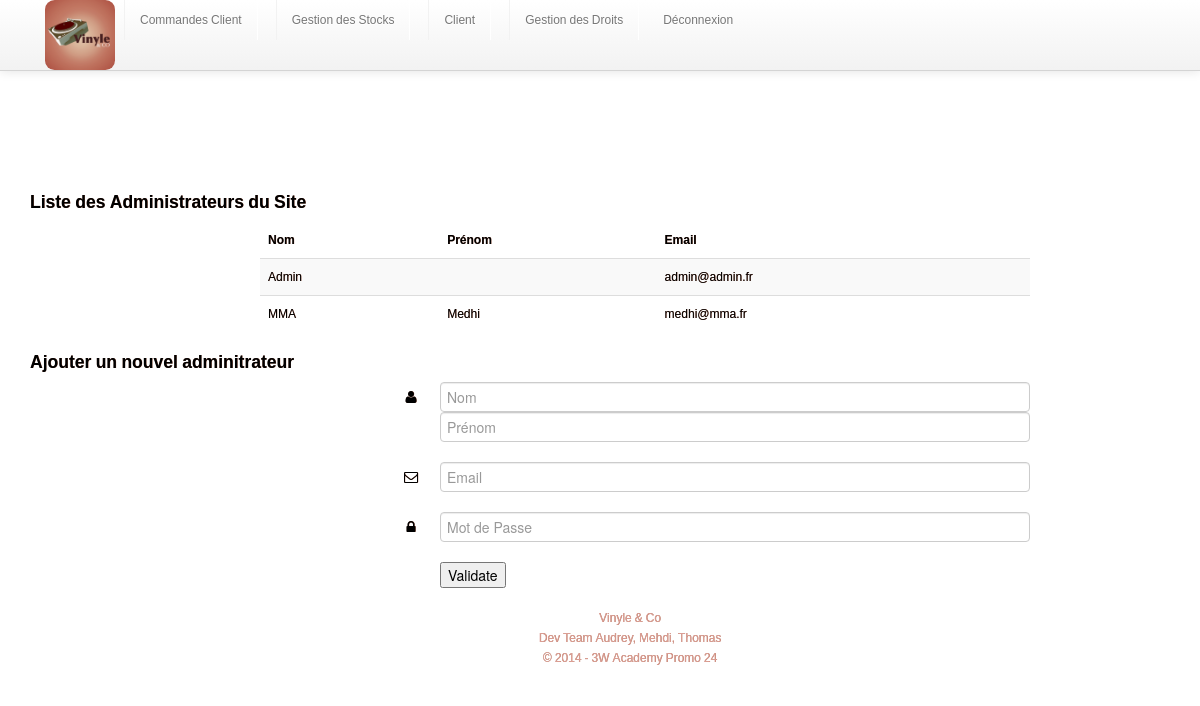
Page /index.php?admin=ok&backendpage=backendAdmin (signed in) on the committed database.
### tables this page shows
CREATE TABLE IF NOT EXISTS `t_user` (
  `id` int(11) NOT NULL AUTO_INCREMENT,
  `email` varchar(134) NOT NULL,
  `name` varchar(134) NOT NULL,
  `firstname` varchar(132) NOT NULL,
  `password` varchar(32) NOT NULL,
  `birthdate` date NOT NULL,
  `address` varchar(132) NOT NULL,
  `codePostal` varchar(5) NOT NULL,
  `ville` varchar(132) NOT NULL,
  `admin` tinyint(1) NOT NULL DEFAULT '0',
  PRIMARY KEY (`id`),
  UNIQUE KEY `email` (`email`)
);

### apps/backendAdmin.php (called while the page is built, shortened)
<?php
require('models/user.class.php');
require('views/backendAdmin.phtml');
?>

### index.php (called while the page is built, shortened)
<?php
require('apps/skel.php');
?>

### models/user.class.php (called while the page is built, shortened)
<?php
class User
{
	private $email;
	private $name;
	private $firstname;
	public function getFirstName()
	{
		return $this->firstname;
	}
	public function getName()
	{
		return $this->name;
	}
	public function getEmail()
	{
		return $this->email;
	}
}
?>

### views/backendListAdmin.phtml (the view)
<tr>
	<td><?=htmlentities($admin->getName())?></td>
	<td><?=htmlentities($admin->getFirstName())?></td>
	<td><?=htmlentities($admin->getEmail())?></td>
</tr>

### apps/backendListAdmin.php
<?php
$req = "SELECT * FROM t_user WHERE admin=1";
$res= mysqli_query($db, $req);
while($admin = mysqli_fetch_object($res, "User"))
{
	require('views/backendListAdmin.phtml');
}
?>

### sources/css/backstylesheet.css (style rules this page uses)
body { font-size: 12px; font-family: FontAwesome, sans-serif; color: rgb(0, 0, 0); margin: 0; padding: 0; text-shadow: 0.2px 0.2px 0.3px #af6c56; }

### rows in the picture
t_user: name "Admin", email "admin@admin.fr"
t_user: name "MMA", firstname "Medhi", email "medhi@mma.fr"

### other values in the picture
$titre_application "Vinyle & Co"
$developpeur1 "Audrey"
$developpeur2 "Mehdi"
$developpeur3 "Thomas"
$compagnie "3W Academy Promo 24"
